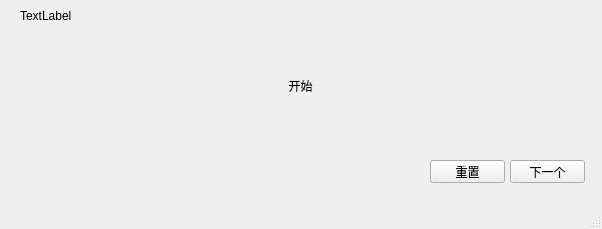
<?xml version="1.0" encoding="UTF-8"?>
<ui version="4.0">
 <class>MainWindow</class>
 <widget class="QMainWindow" name="MainWindow">
  <property name="geometry">
   <rect>
    <x>0</x>
    <y>0</y>
    <width>602</width>
    <height>229</height>
   </rect>
  </property>
  <property name="windowTitle">
   <string>背单词</string>
  </property>
  <property name="animated">
   <bool>true</bool>
  </property>
  <widget class="QWidget" name="centralwidget">
   <widget class="QPushButton" name="Next">
    <property name="geometry">
     <rect>
      <x>510</x>
      <y>160</y>
      <width>75</width>
      <height>23</height>
     </rect>
    </property>
    <property name="text">
     <string>下一个</string>
    </property>
   </widget>
   <widget class="QPushButton" name="Reload">
    <property name="geometry">
     <rect>
      <x>430</x>
      <y>160</y>
      <width>75</width>
      <height>23</height>
     </rect>
    </property>
    <property name="text">
     <string>重置</string>
    </property>
   </widget>
   <widget class="QLabel" name="label">
    <property name="geometry">
     <rect>
      <x>50</x>
      <y>40</y>
      <width>501</width>
      <height>91</height>
     </rect>
    </property>
    <property name="text">
     <string>开始</string>
    </property>
    <property name="alignment">
     <set>Qt::AlignCenter</set>
    </property>
   </widget>
   <widget class="QLabel" name="label_2">
    <property name="geometry">
     <rect>
      <x>20</x>
      <y>0</y>
      <width>241</width>
      <height>31</height>
     </rect>
    </property>
    <property name="text">
     <string>TextLabel</string>
    </property>
   </widget>
  </widget>
  <widget class="QMenuBar" name="menubar">
   <property name="geometry">
    <rect>
     <x>0</x>
     <y>0</y>
     <width>602</width>
     <height>23</height>
    </rect>
   </property>
  </widget>
  <widget class="QStatusBar" name="statusbar"/>
 </widget>
 <resources/>
 <connections/>
</ui>
